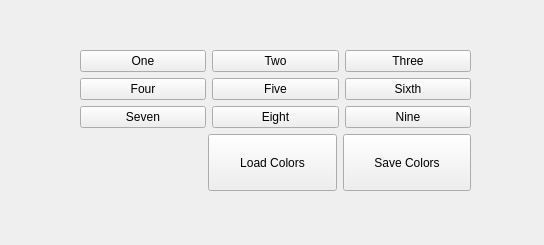
<?xml version="1.0" encoding="UTF-8"?>
<ui version="4.0">
 <class>Widget</class>
 <widget class="QWidget" name="Widget">
  <property name="geometry">
   <rect>
    <x>0</x>
    <y>0</y>
    <width>544</width>
    <height>245</height>
   </rect>
  </property>
  <property name="windowTitle">
   <string>Widget</string>
  </property>
  <widget class="QWidget" name="">
   <property name="geometry">
    <rect>
     <x>80</x>
     <y>50</y>
     <width>391</width>
     <height>141</height>
    </rect>
   </property>
   <layout class="QVBoxLayout" name="verticalLayout">
    <item>
     <layout class="QGridLayout" name="gridLayout">
      <item row="0" column="0">
       <widget class="QPushButton" name="pushButton1">
        <property name="sizePolicy">
         <sizepolicy hsizetype="Expanding" vsizetype="Expanding">
          <horstretch>0</horstretch>
          <verstretch>0</verstretch>
         </sizepolicy>
        </property>
        <property name="text">
         <string>One</string>
        </property>
       </widget>
      </item>
      <item row="0" column="1">
       <widget class="QPushButton" name="pushButton_4">
        <property name="sizePolicy">
         <sizepolicy hsizetype="Expanding" vsizetype="Expanding">
          <horstretch>0</horstretch>
          <verstretch>0</verstretch>
         </sizepolicy>
        </property>
        <property name="text">
         <string>Two</string>
        </property>
       </widget>
      </item>
      <item row="0" column="2">
       <widget class="QPushButton" name="pushButton3">
        <property name="sizePolicy">
         <sizepolicy hsizetype="Expanding" vsizetype="Expanding">
          <horstretch>0</horstretch>
          <verstretch>0</verstretch>
         </sizepolicy>
        </property>
        <property name="text">
         <string>Three</string>
        </property>
       </widget>
      </item>
      <item row="1" column="0">
       <widget class="QPushButton" name="pushButton4">
        <property name="sizePolicy">
         <sizepolicy hsizetype="Expanding" vsizetype="Expanding">
          <horstretch>0</horstretch>
          <verstretch>0</verstretch>
         </sizepolicy>
        </property>
        <property name="text">
         <string>Four</string>
        </property>
       </widget>
      </item>
      <item row="1" column="1">
       <widget class="QPushButton" name="pushButton5">
        <property name="sizePolicy">
         <sizepolicy hsizetype="Expanding" vsizetype="Expanding">
          <horstretch>0</horstretch>
          <verstretch>0</verstretch>
         </sizepolicy>
        </property>
        <property name="text">
         <string>Five</string>
        </property>
       </widget>
      </item>
      <item row="1" column="2">
       <widget class="QPushButton" name="pushButton6">
        <property name="sizePolicy">
         <sizepolicy hsizetype="Expanding" vsizetype="Expanding">
          <horstretch>0</horstretch>
          <verstretch>0</verstretch>
         </sizepolicy>
        </property>
        <property name="text">
         <string>Sixth</string>
        </property>
       </widget>
      </item>
      <item row="2" column="0">
       <widget class="QPushButton" name="pushButton7">
        <property name="sizePolicy">
         <sizepolicy hsizetype="Expanding" vsizetype="Expanding">
          <horstretch>0</horstretch>
          <verstretch>0</verstretch>
         </sizepolicy>
        </property>
        <property name="text">
         <string>Seven</string>
        </property>
       </widget>
      </item>
      <item row="2" column="1">
       <widget class="QPushButton" name="pushButton8">
        <property name="sizePolicy">
         <sizepolicy hsizetype="Expanding" vsizetype="Expanding">
          <horstretch>0</horstretch>
          <verstretch>0</verstretch>
         </sizepolicy>
        </property>
        <property name="text">
         <string>Eight</string>
        </property>
       </widget>
      </item>
      <item row="2" column="2">
       <widget class="QPushButton" name="pushButton9">
        <property name="sizePolicy">
         <sizepolicy hsizetype="Expanding" vsizetype="Expanding">
          <horstretch>0</horstretch>
          <verstretch>0</verstretch>
         </sizepolicy>
        </property>
        <property name="text">
         <string>Nine</string>
        </property>
       </widget>
      </item>
     </layout>
    </item>
    <item>
     <layout class="QHBoxLayout" name="horizontalLayout">
      <item>
       <spacer name="horizontalSpacer">
        <property name="orientation">
         <enum>Qt::Horizontal</enum>
        </property>
        <property name="sizeHint" stdset="0">
         <size>
          <width>40</width>
          <height>20</height>
         </size>
        </property>
       </spacer>
      </item>
      <item>
       <widget class="QPushButton" name="pushButtonLoadColors">
        <property name="sizePolicy">
         <sizepolicy hsizetype="Expanding" vsizetype="Expanding">
          <horstretch>0</horstretch>
          <verstretch>0</verstretch>
         </sizepolicy>
        </property>
        <property name="text">
         <string>Load Colors</string>
        </property>
       </widget>
      </item>
      <item>
       <widget class="QPushButton" name="pushButtonSaveColors">
        <property name="sizePolicy">
         <sizepolicy hsizetype="Expanding" vsizetype="Expanding">
          <horstretch>0</horstretch>
          <verstretch>0</verstretch>
         </sizepolicy>
        </property>
        <property name="text">
         <string>Save Colors</string>
        </property>
       </widget>
      </item>
     </layout>
    </item>
   </layout>
  </widget>
 </widget>
 <resources/>
 <connections/>
</ui>
